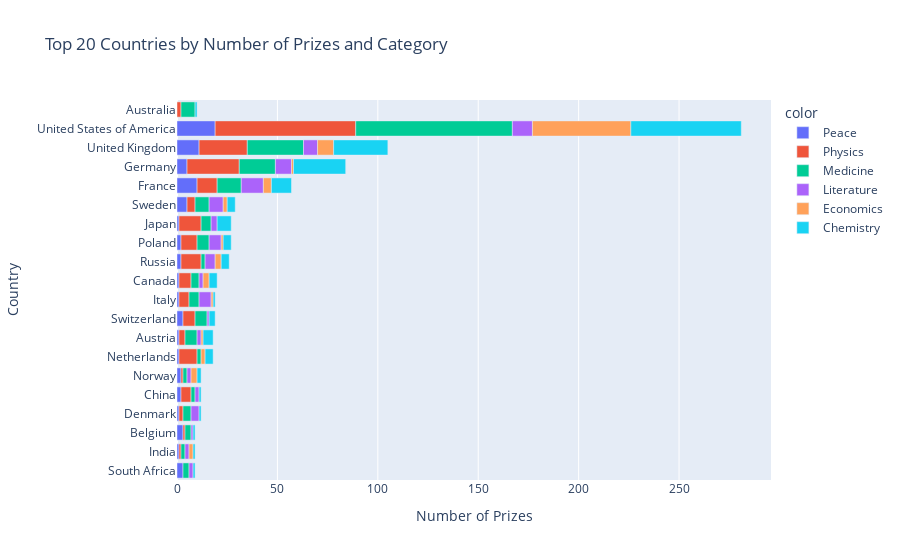

Source (notebook cell):
### Code cell
country_bar = px.bar(x=df_cat_country20['cat_prize'],
                     y=df_cat_country20['birth_country_current'],
                     color=df_cat_country20['category'],
                     orientation='h',
                     title='Top 20 Countries by Number of Prizes and Category')

country_bar.update_layout(xaxis_title='Number of Prizes',
                          yaxis_title='Country')

### Figure 1 — Plotly figure (JSON) as saved in the notebook; plotly's stock layout.template omitted (floating-point values rounded to 4 significant figures)
{"data": [{"alignmentgroup": "True", "hovertemplate": "color=Peace<br>x=%{x}<br>y=%{y}<extra></extra>", "legendgroup": "Peace", "marker": {"color": "#636efa", "pattern": {"shape": ""}}, "name": "Peace", "offsetgroup": "Peace", "orientation": "h", "showlegend": true, "textposition": "auto", "x": [3, 1, 3, 1, 2, 2, 1, 1, 3, 1, 1, 2, 2, 1, 5, 10, 5, 11, 19], "xaxis": "x", "y": ["South Africa", "India", "Belgium", "Denmark", "China", "Norway", "Netherlands", "Austria", "Switzerland", "Italy", "Canada", "Russia", "Poland", "Japan", "Sweden", "France", "Germany", "United Kingdom", "United States of America"], "yaxis": "y", "type": "bar"}, {"alignmentgroup": "True", "hovertemplate": "color=Physics<br>x=%{x}<br>y=%{y}<extra></extra>", "legendgroup": "Physics", "marker": {"color": "#EF553B", "pattern": {"shape": ""}}, "name": "Physics", "offsetgroup": "Physics", "orientation": "h", "showlegend": true, "textposition": "auto", "x": [1, 1, 2, 2, 1, 5, 9, 3, 6, 5, 6, 10, 8, 11, 4, 10, 26, 24, 70], "xaxis": "x", "y": ["India", "Belgium", "Australia", "Denmark", "Norway", "China", "Netherlands", "Austria", "Switzerland", "Italy", "Canada", "Russia", "Poland", "Japan", "Sweden", "France", "Germany", "United Kingdom", "United States of America"], "yaxis": "y", "type": "bar"}, {"alignmentgroup": "True", "hovertemplate": "color=Medicine<br>x=%{x}<br>y=%{y}<extra></extra>", "legendgroup": "Medicine", "marker": {"color": "#00cc96", "pattern": {"shape": ""}}, "name": "Medicine", "offsetgroup": "Medicine", "orientation": "h", "showlegend": true, "textposition": "auto", "x": [2, 3, 3, 7, 4, 2, 2, 2, 6, 6, 5, 4, 2, 6, 5, 7, 12, 18, 28, 78], "xaxis": "x", "y": ["India", "Belgium", "South Africa", "Australia", "Denmark", "China", "Norway", "Netherlands", "Austria", "Switzerland", "Italy", "Canada", "Russia", "Poland", "Japan", "Sweden", "France", "Germany", "United Kingdom", "United States of America"], "yaxis": "y", "type": "bar"}, {"alignmentgroup": "True", "hovertemplate": "color=Literature<br>x=%{x}<br>y=%{y}<extra></extra>", "legendgroup": "Literature", "marker": {"color": "#ab63fa", "pattern": {"shape": ""}}, "name": "Literature", "offsetgroup": "Literature", "orientation": "h", "showlegend": true, "textposition": "auto", "x": [2, 2, 1, 2, 4, 2, 2, 1, 6, 2, 5, 6, 3, 7, 11, 8, 7, 10], "xaxis": "x", "y": ["India", "South Africa", "Belgium", "Norway", "Denmark", "China", "Austria", "Switzerland", "Italy", "Canada", "Russia", "Poland", "Japan", "Sweden", "France", "Germany", "United Kingdom", "United States of America"], "yaxis": "y", "type": "bar"}, {"alignmentgroup": "True", "hovertemplate": "color=Economics<br>x=%{x}<br>y=%{y}<extra></extra>", "legendgroup": "Economics", "marker": {"color": "#FFA15A", "pattern": {"shape": ""}}, "name": "Economics", "offsetgroup": "Economics", "orientation": "h", "showlegend": true, "textposition": "auto", "x": [2, 3, 1, 2, 1, 3, 3, 1, 2, 4, 1, 8, 49], "xaxis": "x", "y": ["India", "Norway", "Austria", "Netherlands", "Italy", "Canada", "Russia", "Poland", "Sweden", "France", "Germany", "United Kingdom", "United States of America"], "yaxis": "y", "type": "bar"}, {"alignmentgroup": "True", "hovertemplate": "color=Chemistry<br>x=%{x}<br>y=%{y}<extra></extra>", "legendgroup": "Chemistry", "marker": {"color": "#19d3f3", "pattern": {"shape": ""}}, "name": "Chemistry", "offsetgroup": "Chemistry", "orientation": "h", "showlegend": true, "textposition": "auto", "x": [1, 1, 1, 1, 1, 1, 2, 5, 4, 3, 1, 4, 4, 7, 4, 4, 10, 26, 27, 55], "xaxis": "x", "y": ["India", "South Africa", "Belgium", "Australia", "Denmark", "China", "Norway", "Austria", "Netherlands", "Switzerland", "Italy", "Canada", "Russia", "Japan", "Poland", "Sweden", "France", "Germany", "United Kingdom", "United States of America"], "yaxis": "y", "type": "bar"}], "layout": {"xaxis": {"anchor": "y", "domain": [0.0, 1.0], "title": {"text": "Number of Prizes"}}, "yaxis": {"anchor": "x", "domain": [0.0, 1.0], "title": {"text": "Country"}}, "legend": {"title": {"text": "color"}, "tracegroupgap": 0}, "title": {"text": "Top 20 Countries by Number of Prizes and Category"}, "barmode": "relative"}}
